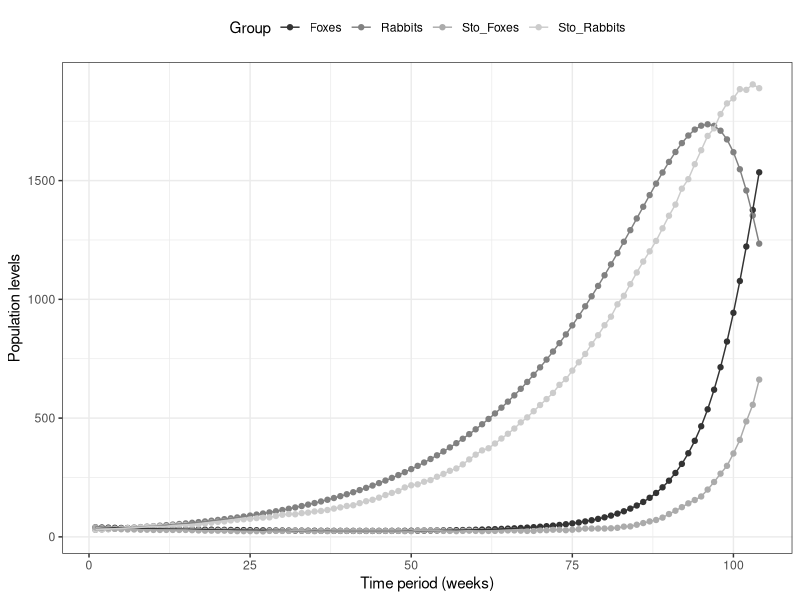
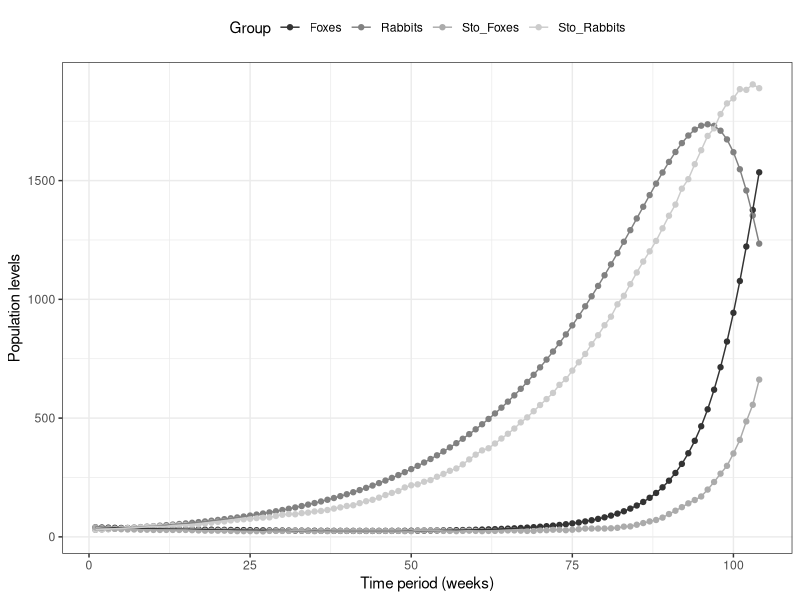

These charts were generated, in order, by the following R code:
#' ---
#' author: Tom Palmer
#' title: Lab 3 - coursework solutions
#' date: 13th October 2017
#' output: pdf_document
#' ---

#
# Lotka-Volterra
#

#install.packages("tidyverse")
#library(tidyverse) 
# or, 
#install.packages(ggplot2)
#install.packages(dplyr)
library(ggplot2)
library(dplyr)

#
# 1.
# 

# Set the parameters
alpha <- 0.05
beta <- 0.0001
gamma <- 0.02

# Set the initial conditions
R <- 30
F <- 40
weeks <- 104

# Run the deterministic model.
for (t in 1:(weeks - 1)) {
   R[t+1] <- R[t] + alpha*R[t] - beta*R[t]*F[t]
   F[t+1] <- F[t] + beta*R[t]*F[t] - gamma*F[t]
 }
print(c(R[t+1], F[t+1]))

#
# 2.
#

# Set the initial conditions
SR <- 30
SF <- 40
weeks <- 104

# Set the random seed
#
# This is done so the answer should be the same each time 
# as the same random numbers are used.
set.seed(60854)

# Simulate the data
# Note that rabbits eaten (=EAT) = foxes born
for (t in 1:(weeks - 1)) {
  EAT <- rbinom(1, (SR[t]*SF[t]), beta)
  SR[t+1] <- SR[t] + rbinom(1, SR[t], alpha) - EAT
  SF[t+1] <- SF[t] + EAT - rbinom(1, SF[t], gamma)
}
print(c(SR[t+1], SF[t+1]))

# alternative solution
set.seed(60854)
SR2 <- 30
SF2 <- 40
for (t in 1:(weeks - 1)) {
  EAT2 <- rbinom(1, (SR2[t]*SF2[t]), beta)
  SF2[t+1] <- SF2[t] + EAT2 - rbinom(1, SF2[t], gamma)
  SR2[t+1] <- SR2[t] + rbinom(1, SR2[t], alpha) - EAT2
}
print(c(SR2[t+1], SF2[t+1]))

# alternative solution - but less good
set.seed(60854)
SR3 <- 30
SF3 <- 40
for (t in 1:(weeks - 1)) {
  SR3[t+1] <- SR3[t] + rbinom(1, SR3[t], alpha) - rbinom(1, (SR3[t]*SF3[t]), beta)
  SF3[t+1] <- SF3[t] + rbinom(1, (SR3[t]*SF3[t]), beta) - rbinom(1, SF3[t], gamma)
}
print(c(SR3[t+1], SF3[t+1]))


#
# 3.
#

# Create long data frame
LV <- data.frame(time=rep(1:104,4),
                group=c(rep("Rabbits", 104), rep("Foxes", 104),
                        rep("Sto_Rabbits", 104), rep("Sto_Foxes", 104)),
                size=c(R, F, SR, SF))

# Generate plot
foxes_rabbits_plot <- 
ggplot(LV, aes(x=time, y=size, colour=group)) +
  geom_point() +
  geom_line() +
  labs(x="Time period (weeks)", y="Population levels",
       colour="Group") +
  theme_bw() +
  theme(legend.position="top") + 
  scale_colour_grey()

foxes_rabbits_plot

# Save plot to file.
ggsave(foxes_rabbits_plot, file="foxes_rabbits_YYYYYYYY.png", width=5, height=4)
